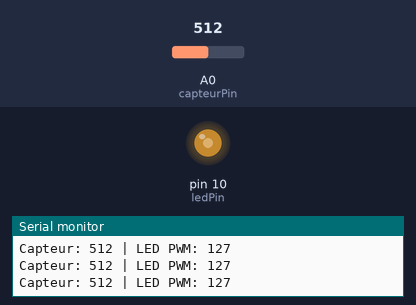
A sketch run on a simulated Arduino Uno, built with avr-gcc and run on an emulated ATmega328P. Shown: output pins drawn as LEDs (lit = HIGH), the last lines printed to the serial monitor. The inputs (shaded band) are chosen by the test bench; at power-on: A0 (capteurPin) = 512.

Above: at 1.2 s.
1.3 s: A0 (capteurPin) set to 716
At 1.7 s:
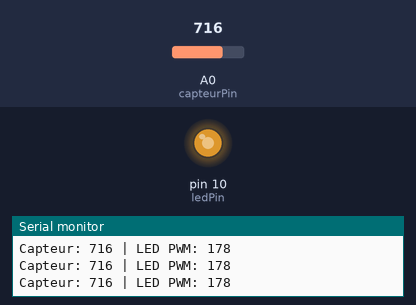
2.8 s: A0 (capteurPin) set to 900
At 3.2 s:
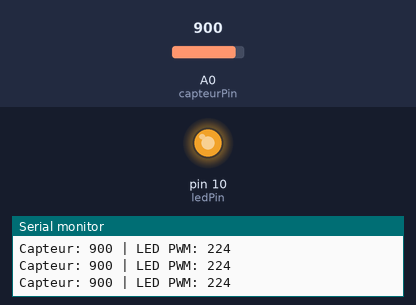
4.3 s: A0 (capteurPin) set to 122
At 4.8 s:
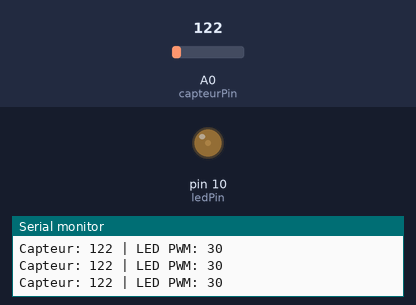
5.8 s: A0 (capteurPin) set to 0
At 6.2 s:
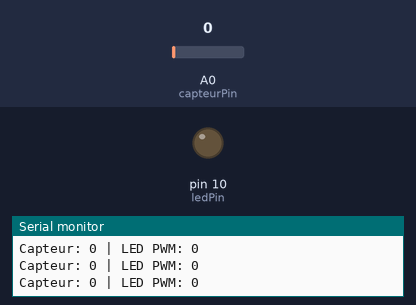
7.3 s: A0 (capteurPin) set to 511
At 7.7 s:
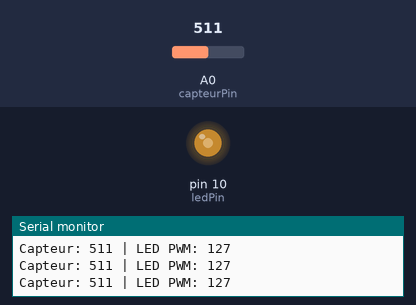
Timing chart, 0 to 9.8 s (numbered marks = the images above; inputs shaded):
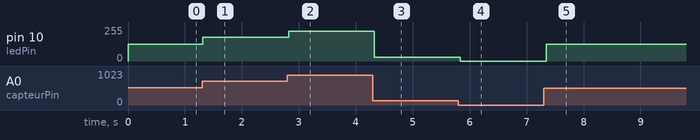

The sketch:

pwm_capteur.ino
```cpp
int capteurPin = A0;  // Broche du capteur analogique
int ledPin = 10;       // Broche PWM de la LED
int valeurCapteur = 0; // Valeur lue du capteur (0-1023)
int luminositeLED = 0; // Valeur PWM de la LED (0-255)

void setup() {
  pinMode(ledPin, OUTPUT);
  Serial.begin(9600);  // Initialise la communication série
}

void loop() {
  // Lire la valeur du capteur (0 à 1023)
  valeurCapteur = analogRead(capteurPin);

  // Convertir cette valeur en un signal PWM (0 à 255)
  luminositeLED = map(valeurCapteur, 0, 1023, 0, 255);

  // Appliquer le PWM à la LED
  analogWrite(ledPin, luminositeLED);

  // Afficher les valeurs dans le moniteur série
  Serial.print("Capteur: ");
  Serial.print(valeurCapteur);
  Serial.print(" | LED PWM: ");
  Serial.println(luminositeLED);

  delay(100);  // Petite pause pour éviter la surcharge du port série
}
```

Measured:
- after the input at 1.3 s, pin 10 (ledPin): 127/255 → 178/255 at once
- after the input at 2.8 s, pin 10 (ledPin): 178/255 → 224/255 at once
- after the input at 4.3 s, pin 10 (ledPin): 224/255 → 30/255 at once
- after the input at 5.8 s, pin 10 (ledPin): 30/255 → 0/255 at once
- after the input at 7.3 s, pin 10 (ledPin): 0/255 → 127/255 after 0.05 s
